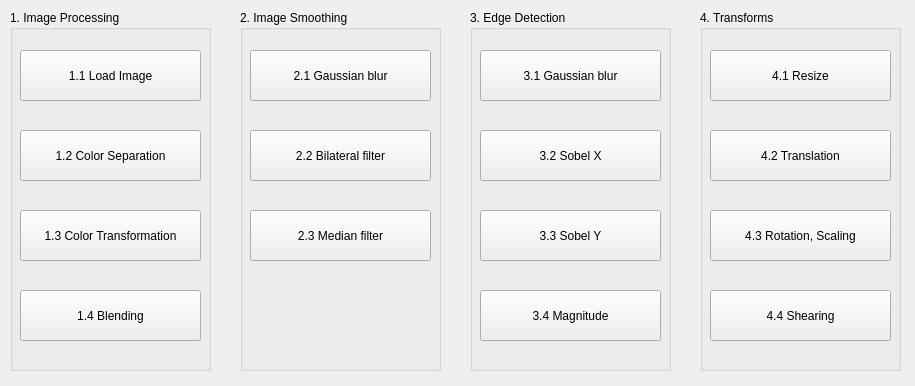
<?xml version="1.0" encoding="UTF-8"?>
<ui version="4.0">
 <class>dialog</class>
 <widget class="QDialog" name="dialog">
  <property name="geometry">
   <rect>
    <x>0</x>
    <y>0</y>
    <width>915</width>
    <height>386</height>
   </rect>
  </property>
  <property name="windowTitle">
   <string>HW1</string>
  </property>
  <widget class="QGroupBox" name="groupBox">
   <property name="geometry">
    <rect>
     <x>10</x>
     <y>10</y>
     <width>201</width>
     <height>361</height>
    </rect>
   </property>
   <property name="title">
    <string>1. Image Processing</string>
   </property>
   <widget class="QToolButton" name="toolButton">
    <property name="geometry">
     <rect>
      <x>10</x>
      <y>40</y>
      <width>181</width>
      <height>51</height>
     </rect>
    </property>
    <property name="text">
     <string>1.1 Load Image</string>
    </property>
    <property name="checkable">
     <bool>true</bool>
    </property>
   </widget>
   <widget class="QToolButton" name="toolButton_2">
    <property name="geometry">
     <rect>
      <x>10</x>
      <y>120</y>
      <width>181</width>
      <height>51</height>
     </rect>
    </property>
    <property name="text">
     <string>1.2 Color Separation</string>
    </property>
    <property name="checkable">
     <bool>true</bool>
    </property>
   </widget>
   <widget class="QToolButton" name="toolButton_3">
    <property name="geometry">
     <rect>
      <x>10</x>
      <y>200</y>
      <width>181</width>
      <height>51</height>
     </rect>
    </property>
    <property name="text">
     <string>1.3 Color Transformation</string>
    </property>
    <property name="checkable">
     <bool>true</bool>
    </property>
   </widget>
   <widget class="QToolButton" name="toolButton_4">
    <property name="geometry">
     <rect>
      <x>10</x>
      <y>280</y>
      <width>181</width>
      <height>51</height>
     </rect>
    </property>
    <property name="text">
     <string>1.4 Blending</string>
    </property>
    <property name="checkable">
     <bool>true</bool>
    </property>
   </widget>
  </widget>
  <widget class="QGroupBox" name="groupBox_2">
   <property name="geometry">
    <rect>
     <x>240</x>
     <y>10</y>
     <width>201</width>
     <height>361</height>
    </rect>
   </property>
   <property name="title">
    <string>2. Image Smoothing</string>
   </property>
   <widget class="QToolButton" name="toolButton_5">
    <property name="geometry">
     <rect>
      <x>10</x>
      <y>40</y>
      <width>181</width>
      <height>51</height>
     </rect>
    </property>
    <property name="text">
     <string>2.1 Gaussian blur</string>
    </property>
    <property name="checkable">
     <bool>true</bool>
    </property>
   </widget>
   <widget class="QToolButton" name="toolButton_6">
    <property name="geometry">
     <rect>
      <x>10</x>
      <y>120</y>
      <width>181</width>
      <height>51</height>
     </rect>
    </property>
    <property name="text">
     <string>2.2 Bilateral filter</string>
    </property>
    <property name="checkable">
     <bool>true</bool>
    </property>
   </widget>
   <widget class="QToolButton" name="toolButton_7">
    <property name="geometry">
     <rect>
      <x>10</x>
      <y>200</y>
      <width>181</width>
      <height>51</height>
     </rect>
    </property>
    <property name="text">
     <string>2.3 Median filter</string>
    </property>
    <property name="checkable">
     <bool>true</bool>
    </property>
   </widget>
  </widget>
  <widget class="QGroupBox" name="groupBox_3">
   <property name="geometry">
    <rect>
     <x>470</x>
     <y>10</y>
     <width>201</width>
     <height>361</height>
    </rect>
   </property>
   <property name="title">
    <string>3. Edge Detection</string>
   </property>
   <widget class="QToolButton" name="toolButton_9">
    <property name="geometry">
     <rect>
      <x>10</x>
      <y>40</y>
      <width>181</width>
      <height>51</height>
     </rect>
    </property>
    <property name="text">
     <string>3.1 Gaussian blur</string>
    </property>
    <property name="checkable">
     <bool>true</bool>
    </property>
   </widget>
   <widget class="QToolButton" name="toolButton_10">
    <property name="geometry">
     <rect>
      <x>10</x>
      <y>120</y>
      <width>181</width>
      <height>51</height>
     </rect>
    </property>
    <property name="text">
     <string>3.2 Sobel X</string>
    </property>
    <property name="checkable">
     <bool>true</bool>
    </property>
   </widget>
   <widget class="QToolButton" name="toolButton_11">
    <property name="geometry">
     <rect>
      <x>10</x>
      <y>200</y>
      <width>181</width>
      <height>51</height>
     </rect>
    </property>
    <property name="text">
     <string>3.3 Sobel Y</string>
    </property>
    <property name="checkable">
     <bool>true</bool>
    </property>
   </widget>
   <widget class="QToolButton" name="toolButton_12">
    <property name="geometry">
     <rect>
      <x>10</x>
      <y>280</y>
      <width>181</width>
      <height>51</height>
     </rect>
    </property>
    <property name="text">
     <string>3.4 Magnitude</string>
    </property>
    <property name="checkable">
     <bool>true</bool>
    </property>
   </widget>
   <zorder>toolButton_10</zorder>
   <zorder>toolButton_11</zorder>
   <zorder>toolButton_12</zorder>
   <zorder>toolButton_9</zorder>
  </widget>
  <widget class="QGroupBox" name="groupBox_4">
   <property name="geometry">
    <rect>
     <x>700</x>
     <y>10</y>
     <width>201</width>
     <height>361</height>
    </rect>
   </property>
   <property name="title">
    <string>4. Transforms</string>
   </property>
   <widget class="QToolButton" name="toolButton_13">
    <property name="geometry">
     <rect>
      <x>10</x>
      <y>40</y>
      <width>181</width>
      <height>51</height>
     </rect>
    </property>
    <property name="text">
     <string>4.1 Resize</string>
    </property>
    <property name="checkable">
     <bool>true</bool>
    </property>
   </widget>
   <widget class="QToolButton" name="toolButton_14">
    <property name="geometry">
     <rect>
      <x>10</x>
      <y>120</y>
      <width>181</width>
      <height>51</height>
     </rect>
    </property>
    <property name="text">
     <string>4.2 Translation</string>
    </property>
    <property name="checkable">
     <bool>true</bool>
    </property>
   </widget>
   <widget class="QToolButton" name="toolButton_15">
    <property name="geometry">
     <rect>
      <x>10</x>
      <y>200</y>
      <width>181</width>
      <height>51</height>
     </rect>
    </property>
    <property name="text">
     <string>4.3 Rotation, Scaling</string>
    </property>
    <property name="checkable">
     <bool>true</bool>
    </property>
   </widget>
   <widget class="QToolButton" name="toolButton_16">
    <property name="geometry">
     <rect>
      <x>10</x>
      <y>280</y>
      <width>181</width>
      <height>51</height>
     </rect>
    </property>
    <property name="text">
     <string>4.4 Shearing</string>
    </property>
    <property name="checkable">
     <bool>true</bool>
    </property>
   </widget>
  </widget>
 </widget>
 <resources/>
 <connections/>
</ui>
